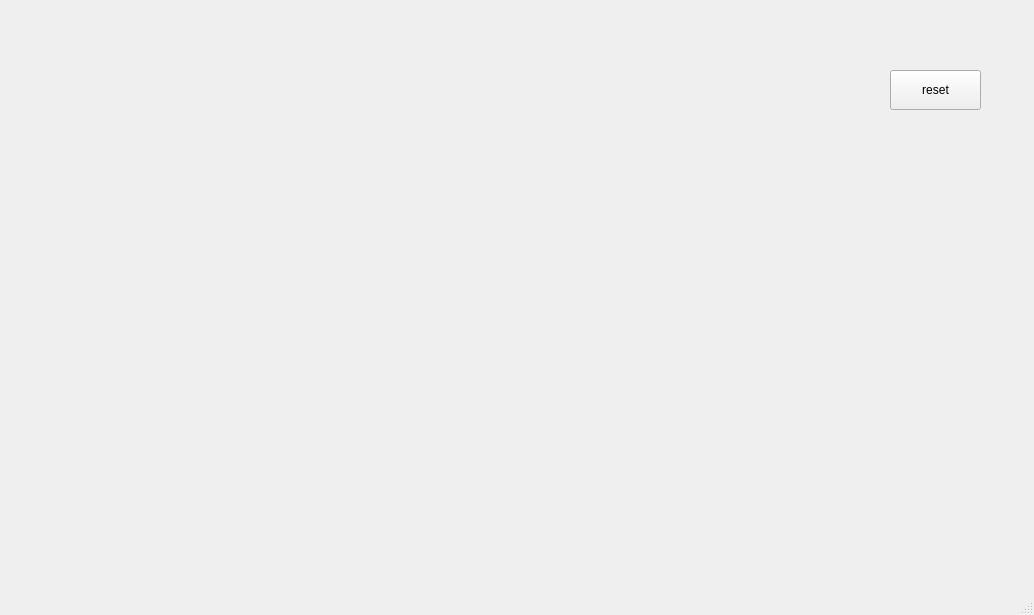
<?xml version="1.0" encoding="UTF-8"?>
<ui version="4.0">
 <class>pb</class>
 <widget class="QMainWindow" name="pb">
  <property name="geometry">
   <rect>
    <x>0</x>
    <y>0</y>
    <width>1034</width>
    <height>615</height>
   </rect>
  </property>
  <property name="windowTitle">
   <string>MainWindow</string>
  </property>
  <property name="iconSize">
   <size>
    <width>40</width>
    <height>40</height>
   </size>
  </property>
  <widget class="QWidget" name="centralwidget">
   <widget class="QPushButton" name="reset">
    <property name="geometry">
     <rect>
      <x>890</x>
      <y>70</y>
      <width>91</width>
      <height>40</height>
     </rect>
    </property>
    <property name="toolTip">
     <string>333</string>
    </property>
    <property name="text">
     <string>reset</string>
    </property>
   </widget>
  </widget>
  <widget class="QMenuBar" name="menubar">
   <property name="geometry">
    <rect>
     <x>0</x>
     <y>0</y>
     <width>1034</width>
     <height>21</height>
    </rect>
   </property>
  </widget>
  <widget class="QStatusBar" name="statusbar"/>
 </widget>
 <resources/>
 <connections/>
</ui>
